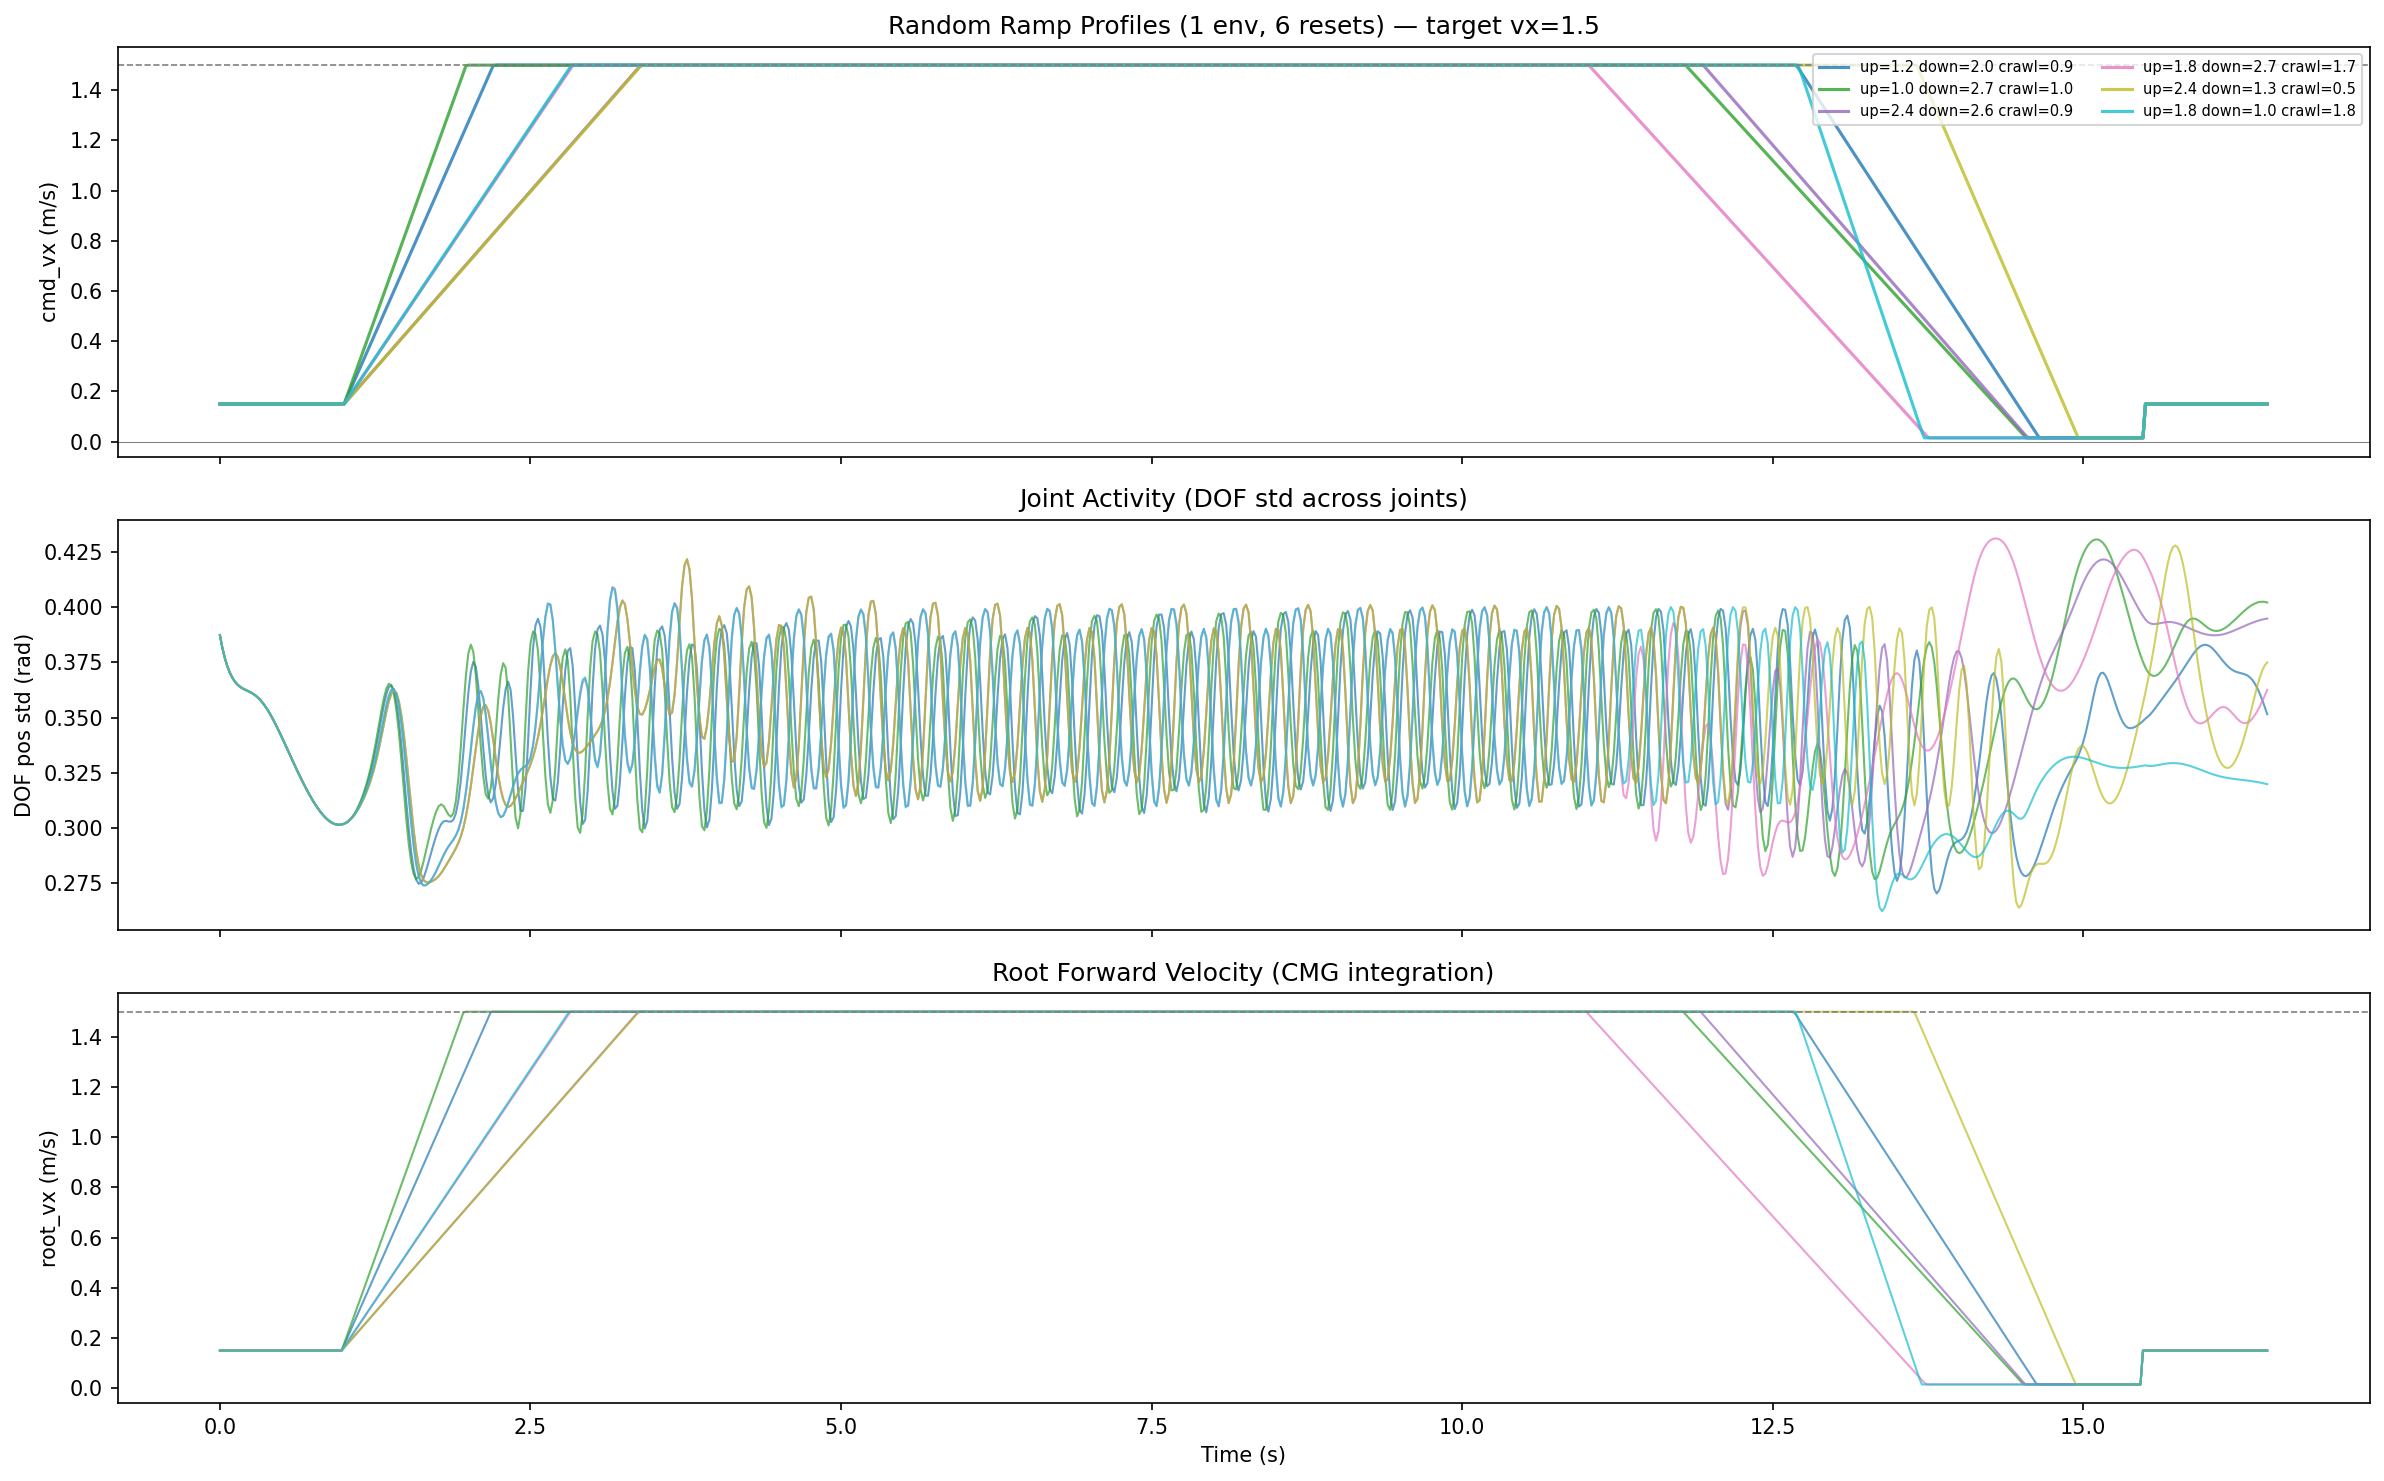

The script that saved this image:
"""Visualize multiple random ramp resets for a single env + CMG joint output.

Usage:
    conda activate Main
    python tools/vis_random_ramp.py
    python tools/vis_random_ramp.py --n_resets 8 --cmd_vx 2.0
"""
import os, sys, argparse
import torch
import matplotlib.pyplot as plt
import numpy as np

_project_dir = os.path.dirname(os.path.dirname(os.path.abspath(__file__)))
sys.path.insert(0, os.path.join(_project_dir, 'pose'))
sys.path.insert(0, os.path.join(_project_dir, 'cmg_workspace'))

from pose.utils.cmg_motion_lib import CMGMotionLib


def main():
    parser = argparse.ArgumentParser(description="Visualize random ramp profiles (single env, multiple resets)")
    parser.add_argument("--cmd_vx", type=float, default=1.5)
    parser.add_argument("--cmd_vy", type=float, default=0.0)
    parser.add_argument("--cmd_yaw", type=float, default=0.0)
    parser.add_argument("--n_resets", type=int, default=6, help="Number of random resets to show")
    parser.add_argument("--episode_length", type=float, default=16.5)
    parser.add_argument("--device", type=str, default="cpu")
    parser.add_argument("--save", type=str, default="tools/vis_random_ramp.png")
    args = parser.parse_args()

    dt = 0.02
    t_ep = args.episode_length
    n_steps = int(t_ep / dt)
    n_resets = args.n_resets

    cmg = CMGMotionLib(
        cmg_model_path=os.path.join(_project_dir, "cmg_workspace/runs/cmg_20260123_194851/cmg_final.pt"),
        cmg_data_path=os.path.join(_project_dir, "cmg_workspace/dataloader/cmg_training_data.pt"),
        urdf_path=os.path.join(_project_dir, "assets/g1/g1_custom_collision_with_fixed_hand.urdf"),
        device=args.device, num_envs=1,
        episode_length_s=t_ep, dt=dt,
        vx_range=(args.cmd_vx, args.cmd_vx),
        vy_range=(args.cmd_vy, args.cmd_vy),
        yaw_range=(args.cmd_yaw, args.cmd_yaw),
        ramp_enabled=True,
        ramp_up_range=(0.5, 2.5),
        ramp_down_range=(1.0, 4.0),
        ramp_stand_duration=1.0,
        ramp_crawl_range=(0.5, 2.0),
        ramp_crawl_ratio=0.01,
        ramp_probability=1.0,
        ramp_floor_ratio=0.1,
        ramp_min_steady=3.0,
    )

    env_ids = torch.zeros(1, dtype=torch.long, device=args.device)
    cmd = torch.tensor([[args.cmd_vx, args.cmd_vy, args.cmd_yaw]], device=args.device)

    # Storage
    all_times = np.zeros(n_steps)
    all_cmd_vx = np.zeros((n_resets, n_steps))
    all_dof_std = np.zeros((n_resets, n_steps))
    all_root_vx = np.zeros((n_resets, n_steps))
    labels = []

    print(f"\n{'reset':>6}  {'ramp_up':>8}  {'ramp_down':>10}  {'crawl':>6}  {'steady':>7}")
    print("-" * 47)

    for r in range(n_resets):
        cmg.reset(env_ids, commands=cmd)
        cmg._mirror_flags[:] = False

        ru = cmg._env_ramp_up[0].item()
        rd = cmg._env_ramp_down[0].item()
        cr = cmg._env_crawl[0].item()
        steady = t_ep - 2 * 1.0 - ru - rd - cr
        print(f"{r:>6}  {ru:>8.2f}  {rd:>10.2f}  {cr:>6.2f}  {steady:>7.2f}")
        labels.append(f"up={ru:.1f} down={rd:.1f} crawl={cr:.1f}")

        for step in range(n_steps):
            t = step * dt
            if r == 0:
                all_times[step] = t

            scale = cmg._compute_ramp_scale(env_ids, torch.tensor([t], device=args.device))
            inst_cmd = cmg._target_commands * scale.unsqueeze(-1)
            all_cmd_vx[r, step] = inst_cmd[0, 0].item()

            cmg.step(env_ids)

            motion_ids = torch.zeros(1, dtype=torch.long, device=args.device)
            motion_times = cmg._motion_times.clone()
            root_pos, root_rot, root_vel, root_ang_vel, dof_pos, dof_vel, kbp = \
                cmg.calc_motion_frame(motion_ids, motion_times)

            all_dof_std[r, step] = dof_pos.std(dim=-1).item()
            all_root_vx[r, step] = root_vel[0, 0].item()

    # ── Plot ──
    fig, axes = plt.subplots(3, 1, figsize=(16, 10), sharex=True)
    colors = plt.cm.tab10(np.linspace(0, 1, n_resets))

    ax1 = axes[0]
    for r in range(n_resets):
        ax1.plot(all_times, all_cmd_vx[r], color=colors[r], lw=1.5, alpha=0.8, label=labels[r])
    ax1.set_ylabel("cmd_vx (m/s)")
    ax1.set_title(f"Random Ramp Profiles (1 env, {n_resets} resets) — target vx={args.cmd_vx}")
    ax1.legend(fontsize=7, loc="upper right", ncol=2)
    ax1.axhline(args.cmd_vx, color='gray', ls='--', lw=0.8)
    ax1.axhline(0, color='gray', lw=0.5)

    ax2 = axes[1]
    for r in range(n_resets):
        ax2.plot(all_times, all_dof_std[r], color=colors[r], lw=1, alpha=0.7)
    ax2.set_ylabel("DOF pos std (rad)")
    ax2.set_title("Joint Activity (DOF std across joints)")

    ax3 = axes[2]
    for r in range(n_resets):
        ax3.plot(all_times, all_root_vx[r], color=colors[r], lw=1, alpha=0.7)
    ax3.set_ylabel("root_vx (m/s)")
    ax3.set_xlabel("Time (s)")
    ax3.set_title("Root Forward Velocity (CMG integration)")
    ax3.axhline(args.cmd_vx, color='gray', ls='--', lw=0.8)

    plt.tight_layout()
    save_path = os.path.join(_project_dir, args.save)
    plt.savefig(save_path, dpi=150, bbox_inches='tight')
    print(f"\nSaved to {save_path}")


if __name__ == "__main__":
    main()
